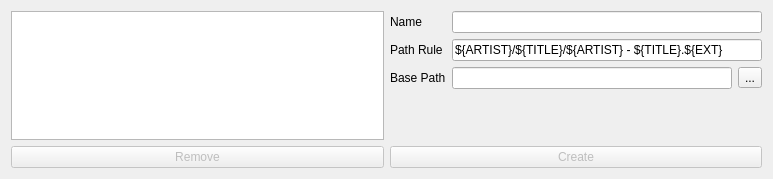
<?xml version="1.0" encoding="UTF-8"?>
<ui version="4.0">
 <class>CollectionEditor</class>
 <widget class="QDialog" name="CollectionEditor">
  <property name="windowModality">
   <enum>Qt::ApplicationModal</enum>
  </property>
  <property name="geometry">
   <rect>
    <x>0</x>
    <y>0</y>
    <width>773</width>
    <height>179</height>
   </rect>
  </property>
  <property name="windowTitle">
   <string>Songdir Selection</string>
  </property>
  <layout class="QHBoxLayout" name="horizontalLayout_3">
   <item>
    <layout class="QVBoxLayout" name="verticalLayout">
     <item>
      <widget class="QListWidget" name="collectionList">
       <property name="resizeMode">
        <enum>QListView::Adjust</enum>
       </property>
      </widget>
     </item>
     <item>
      <layout class="QHBoxLayout" name="horizontalLayout">
       <item>
        <widget class="QPushButton" name="remove">
         <property name="enabled">
          <bool>false</bool>
         </property>
         <property name="text">
          <string>Remove</string>
         </property>
         <property name="icon">
          <iconset theme="list-remove">
           <normaloff>.</normaloff>.</iconset>
         </property>
        </widget>
       </item>
      </layout>
     </item>
    </layout>
   </item>
   <item>
    <layout class="QVBoxLayout" name="verticalLayout_2">
     <item>
      <layout class="QFormLayout" name="formLayout">
       <item row="0" column="0">
        <widget class="QLabel" name="label">
         <property name="text">
          <string>Name</string>
         </property>
        </widget>
       </item>
       <item row="0" column="1">
        <widget class="QLineEdit" name="name"/>
       </item>
       <item row="1" column="0">
        <widget class="QLabel" name="label_2">
         <property name="text">
          <string>Path Rule</string>
         </property>
        </widget>
       </item>
       <item row="1" column="1">
        <widget class="QLineEdit" name="pathRule">
         <property name="text">
          <string>${ARTIST}/${TITLE}/${ARTIST} - ${TITLE}.${EXT}</string>
         </property>
        </widget>
       </item>
       <item row="2" column="0">
        <widget class="QLabel" name="label_3">
         <property name="text">
          <string>Base Path</string>
         </property>
        </widget>
       </item>
       <item row="2" column="1">
        <layout class="QHBoxLayout" name="horizontalLayout_2">
         <item>
          <widget class="QLineEdit" name="basePath">
           <property name="enabled">
            <bool>true</bool>
           </property>
           <property name="readOnly">
            <bool>true</bool>
           </property>
          </widget>
         </item>
         <item>
          <widget class="QToolButton" name="toolButton">
           <property name="text">
            <string>...</string>
           </property>
          </widget>
         </item>
        </layout>
       </item>
      </layout>
     </item>
     <item>
      <widget class="QPushButton" name="create">
       <property name="enabled">
        <bool>false</bool>
       </property>
       <property name="text">
        <string>Create</string>
       </property>
       <property name="icon">
        <iconset theme="list-add">
         <normaloff>.</normaloff>.</iconset>
       </property>
      </widget>
     </item>
    </layout>
   </item>
  </layout>
  <action name="actionClose_Dialog">
   <property name="text">
    <string>Close Dialog</string>
   </property>
   <property name="shortcut">
    <string>Ctrl+Return</string>
   </property>
  </action>
 </widget>
 <resources/>
 <connections>
  <connection>
   <sender>actionClose_Dialog</sender>
   <signal>triggered()</signal>
   <receiver>CollectionEditor</receiver>
   <slot>close()</slot>
   <hints>
    <hint type="sourcelabel">
     <x>-1</x>
     <y>-1</y>
    </hint>
    <hint type="destinationlabel">
     <x>199</x>
     <y>149</y>
    </hint>
   </hints>
  </connection>
 </connections>
 <slots>
  <slot>checkButton()</slot>
 </slots>
</ui>
